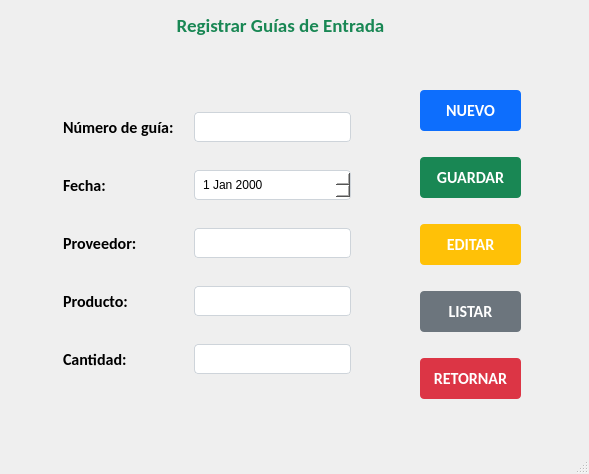
<?xml version="1.0" encoding="UTF-8"?>
<ui version="4.0">
 <class>MainWindow</class>
 <widget class="QMainWindow" name="MainWindow">
  <property name="geometry">
   <rect>
    <x>0</x>
    <y>0</y>
    <width>589</width>
    <height>474</height>
   </rect>
  </property>
  <property name="windowTitle">
   <string>MainWindow</string>
  </property>
  <widget class="QWidget" name="centralwidget">
   <widget class="QLabel" name="label">
    <property name="geometry">
     <rect>
      <x>0</x>
      <y>10</y>
      <width>561</width>
      <height>31</height>
     </rect>
    </property>
    <property name="font">
     <font>
      <family>Calibri</family>
      <pointsize>14</pointsize>
      <weight>75</weight>
      <bold>true</bold>
     </font>
    </property>
    <property name="styleSheet">
     <string notr="true">color: #198754;</string>
    </property>
    <property name="text">
     <string>Registrar Guías de Entrada</string>
    </property>
    <property name="alignment">
     <set>Qt::AlignCenter</set>
    </property>
   </widget>
   <widget class="QWidget" name="layoutWidget">
    <property name="geometry">
     <rect>
      <x>420</x>
      <y>70</y>
      <width>101</width>
      <height>351</height>
     </rect>
    </property>
    <layout class="QVBoxLayout" name="verticalLayout">
     <item>
      <widget class="QPushButton" name="pushButton">
       <property name="font">
        <font>
         <family>Calibri</family>
         <pointsize>12</pointsize>
         <weight>75</weight>
         <bold>true</bold>
        </font>
       </property>
       <property name="styleSheet">
        <string notr="true">background-color: rgb(13, 110, 253);
border-radius: 4px;
color: #ffffff;
padding: 10px;</string>
       </property>
       <property name="text">
        <string>NUEVO</string>
       </property>
      </widget>
     </item>
     <item>
      <widget class="QPushButton" name="pushButton_2">
       <property name="font">
        <font>
         <family>Calibri</family>
         <pointsize>12</pointsize>
         <weight>75</weight>
         <bold>true</bold>
        </font>
       </property>
       <property name="styleSheet">
        <string notr="true">background-color: #198754;
border-radius: 4px;
color: #fff;
padding: 10px;</string>
       </property>
       <property name="text">
        <string>GUARDAR</string>
       </property>
      </widget>
     </item>
     <item>
      <widget class="QPushButton" name="pushButton_3">
       <property name="font">
        <font>
         <family>Calibri</family>
         <pointsize>12</pointsize>
         <weight>75</weight>
         <bold>true</bold>
        </font>
       </property>
       <property name="styleSheet">
        <string notr="true">background-color: #ffc107;
border-radius: 4px;
color: #ffffff;
padding: 10px;</string>
       </property>
       <property name="text">
        <string>EDITAR</string>
       </property>
      </widget>
     </item>
     <item>
      <widget class="QPushButton" name="pushButton_4">
       <property name="font">
        <font>
         <family>Calibri</family>
         <pointsize>12</pointsize>
         <weight>75</weight>
         <bold>true</bold>
        </font>
       </property>
       <property name="styleSheet">
        <string notr="true">background-color: #6c757d;
border-radius: 4px;
color: #ffffff;
padding: 10px;</string>
       </property>
       <property name="text">
        <string>LISTAR</string>
       </property>
      </widget>
     </item>
     <item>
      <widget class="QPushButton" name="pushButton_5">
       <property name="font">
        <font>
         <family>Calibri</family>
         <pointsize>12</pointsize>
         <weight>75</weight>
         <bold>true</bold>
        </font>
       </property>
       <property name="styleSheet">
        <string notr="true">background-color: #dc3545;
border-radius: 4px;
color: #ffffff;
padding: 10px;</string>
       </property>
       <property name="text">
        <string>RETORNAR</string>
       </property>
      </widget>
     </item>
    </layout>
   </widget>
   <widget class="QWidget" name="">
    <property name="geometry">
     <rect>
      <x>60</x>
      <y>90</y>
      <width>291</width>
      <height>311</height>
     </rect>
    </property>
    <layout class="QGridLayout" name="gridLayout">
     <item row="2" column="1">
      <widget class="QLineEdit" name="lineEdit_2">
       <property name="styleSheet">
        <string notr="true">background-color: rgb(255, 255, 255);
border-radius: 4px;
padding: 6px;
border: 1px solid #ced4da;
</string>
       </property>
      </widget>
     </item>
     <item row="1" column="1">
      <widget class="QDateEdit" name="dateEdit">
       <property name="styleSheet">
        <string notr="true">background-color: rgb(255, 255, 255);
border-radius: 4px;
padding: 6px;
border: 1px solid #ced4da;
</string>
       </property>
      </widget>
     </item>
     <item row="0" column="1">
      <widget class="QLineEdit" name="lineEdit">
       <property name="styleSheet">
        <string notr="true">background-color: rgb(255, 255, 255);
border-radius: 4px;
padding: 6px;
border: 1px solid #ced4da;
</string>
       </property>
      </widget>
     </item>
     <item row="1" column="0">
      <widget class="QLabel" name="label_3">
       <property name="font">
        <font>
         <family>Calibri</family>
         <pointsize>12</pointsize>
         <weight>75</weight>
         <bold>true</bold>
        </font>
       </property>
       <property name="styleSheet">
        <string notr="true">margin-right: 10px;</string>
       </property>
       <property name="text">
        <string>Fecha:</string>
       </property>
      </widget>
     </item>
     <item row="2" column="0">
      <widget class="QLabel" name="label_4">
       <property name="font">
        <font>
         <family>Calibri</family>
         <pointsize>12</pointsize>
         <weight>75</weight>
         <bold>true</bold>
        </font>
       </property>
       <property name="styleSheet">
        <string notr="true">margin-right: 10px;</string>
       </property>
       <property name="text">
        <string>Proveedor:</string>
       </property>
      </widget>
     </item>
     <item row="0" column="0">
      <widget class="QLabel" name="label_2">
       <property name="font">
        <font>
         <family>Calibri</family>
         <pointsize>12</pointsize>
         <weight>75</weight>
         <bold>true</bold>
        </font>
       </property>
       <property name="styleSheet">
        <string notr="true">margin-right: 10px;</string>
       </property>
       <property name="text">
        <string>Número de guía:</string>
       </property>
      </widget>
     </item>
     <item row="4" column="1">
      <widget class="QLineEdit" name="lineEdit_4">
       <property name="styleSheet">
        <string notr="true">background-color: rgb(255, 255, 255);
border-radius: 4px;
padding: 6px;
border: 1px solid #ced4da;
</string>
       </property>
      </widget>
     </item>
     <item row="3" column="1">
      <widget class="QLineEdit" name="lineEdit_3">
       <property name="styleSheet">
        <string notr="true">background-color: rgb(255, 255, 255);
border-radius: 4px;
padding: 6px;
border: 1px solid #ced4da;
</string>
       </property>
      </widget>
     </item>
     <item row="3" column="0">
      <widget class="QLabel" name="label_5">
       <property name="font">
        <font>
         <family>Calibri</family>
         <pointsize>12</pointsize>
         <weight>75</weight>
         <bold>true</bold>
        </font>
       </property>
       <property name="styleSheet">
        <string notr="true">margin-right: 10px;</string>
       </property>
       <property name="text">
        <string>Producto:</string>
       </property>
      </widget>
     </item>
     <item row="4" column="0">
      <widget class="QLabel" name="label_6">
       <property name="font">
        <font>
         <family>Calibri</family>
         <pointsize>12</pointsize>
         <weight>75</weight>
         <bold>true</bold>
        </font>
       </property>
       <property name="styleSheet">
        <string notr="true">margin-right: 10px;</string>
       </property>
       <property name="text">
        <string>Cantidad:</string>
       </property>
      </widget>
     </item>
    </layout>
   </widget>
  </widget>
  <widget class="QStatusBar" name="statusbar"/>
 </widget>
 <resources/>
 <connections/>
</ui>
